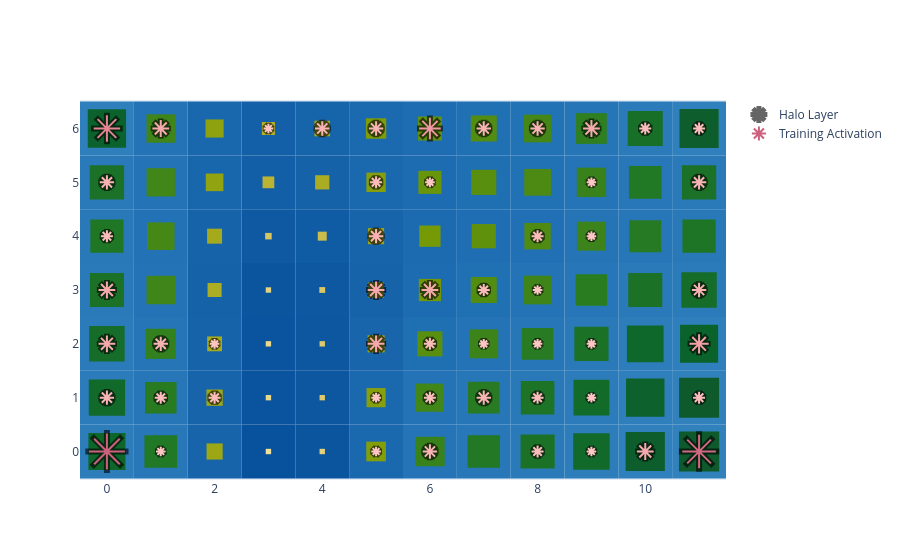

The code cell stored with this chart in its notebook:
### Code cell
basin.pond() \
    .pad_layer() \
    .petal_layer() \
    .visualize();

### Figure 1 — Plotly figure (JSON) as saved in the notebook; plotly's stock layout.template omitted (floating-point values rounded to 4 significant figures)
{"data": [{"marker": {"color": "black", "line": {"color": "black", "width": 6}, "opacity": 0.6, "size": [36.0, 9.6, 9.6, 14.4, 12.0, 9.6, 16.8, 33.6, 14.4, 12.0, 12.0, 9.6, 12.0, 14.4, 12.0, 9.6, 12.0, 16.8, 14.4, 9.6, 16.8, 12.0, 9.6, 9.6, 9.6, 19.2, 16.8, 16.8, 16.8, 12.0, 9.6, 14.4, 12.0, 14.4, 12.0, 9.6, 14.4, 12.0, 9.6, 9.6, 14.4, 26.4, 16.8, 9.6, 14.4, 14.4, 21.6, 14.4, 14.4, 16.8, 12.0, 12.0], "symbol": "asterisk"}, "mode": "markers", "name": "Halo Layer", "x": [0, 1, 5, 6, 8, 9, 10, 11, 0, 1, 2, 5, 6, 7, 8, 9, 11, 0, 1, 2, 5, 6, 7, 8, 9, 11, 0, 5, 6, 7, 8, 11, 0, 5, 8, 9, 0, 5, 6, 9, 11, 0, 1, 3, 4, 5, 6, 7, 8, 9, 10, 11], "y": [0, 0, 0, 0, 0, 0, 0, 0, 1, 1, 1, 1, 1, 1, 1, 1, 1, 2, 2, 2, 2, 2, 2, 2, 2, 2, 3, 3, 3, 3, 3, 3, 4, 4, 4, 4, 5, 5, 5, 5, 5, 6, 6, 6, 6, 6, 6, 6, 6, 6, 6, 6], "type": "scatter"}, {"marker": {"color": [12, 1, 1, 3, 2, 1, 4, 11, 3, 2, 2, 1, 2, 3, 2, 1, 2, 4, 3, 1, 4, 2, 1, 1, 1, 5, 4, 4, 4, 2, 1, 3, 2, 3, 2, 1, 3, 2, 1, 1, 3, 8, 4, 1, 3, 3, 6, 3, 3, 4, 2, 2], "colorscale": [[0.0, "rgb(255, 198, 196)"], [0.3333, "rgb(244, 163, 168)"], [0.6667, "rgb(227, 129, 145)"], [1.0, "rgb(204, 96, 125)"]], "line": {"color": [12, 1, 1, 3, 2, 1, 4, 11, 3, 2, 2, 1, 2, 3, 2, 1, 2, 4, 3, 1, 4, 2, 1, 1, 1, 5, 4, 4, 4, 2, 1, 3, 2, 3, 2, 1, 3, 2, 1, 1, 3, 8, 4, 1, 3, 3, 6, 3, 3, 4, 2, 2], "colorscale": [[0.0, "rgb(255, 198, 196)"], [0.3333, "rgb(244, 163, 168)"], [0.6667, "rgb(227, 129, 145)"], [1.0, "rgb(204, 96, 125)"]], "width": 2}, "opacity": 1, "size": [30.0, 8.0, 8.0, 12.0, 10.0, 8.0, 14.0, 28.0, 12.0, 10.0, 10.0, 8.0, 10.0, 12.0, 10.0, 8.0, 10.0, 14.0, 12.0, 8.0, 14.0, 10.0, 8.0, 8.0, 8.0, 16.0, 14.0, 14.0, 14.0, 10.0, 8.0, 12.0, 10.0, 12.0, 10.0, 8.0, 12.0, 10.0, 8.0, 8.0, 12.0, 22.0, 14.0, 8.0, 12.0, 12.0, 18.0, 12.0, 12.0, 14.0, 10.0, 10.0], "symbol": "asterisk"}, "mode": "markers", "name": "Training Activation", "x": [0, 1, 5, 6, 8, 9, 10, 11, 0, 1, 2, 5, 6, 7, 8, 9, 11, 0, 1, 2, 5, 6, 7, 8, 9, 11, 0, 5, 6, 7, 8, 11, 0, 5, 8, 9, 0, 5, 6, 9, 11, 0, 1, 3, 4, 5, 6, 7, 8, 9, 10, 11], "y": [0, 0, 0, 0, 0, 0, 0, 0, 1, 1, 1, 1, 1, 1, 1, 1, 1, 2, 2, 2, 2, 2, 2, 2, 2, 2, 3, 3, 3, 3, 3, 3, 4, 4, 4, 4, 5, 5, 5, 5, 5, 6, 6, 6, 6, 6, 6, 6, 6, 6, 6, 6], "type": "scatter"}], "layout": {"shapes": [{"fillcolor": "rgb(45, 125, 187)", "layer": "between", "line": {"width": 0}, "type": "rect", "x0": -0.5, "x1": 0.5, "xref": "x", "y0": -0.5, "y1": 0.5, "yref": "y"}, {"fillcolor": "rgb(40, 120, 185)", "layer": "between", "line": {"width": 0}, "type": "rect", "x0": 0.5, "x1": 1.5, "xref": "x", "y0": -0.5, "y1": 0.5, "yref": "y"}, {"fillcolor": "rgb(23, 100, 171)", "layer": "between", "line": {"width": 0}, "type": "rect", "x0": 1.5, "x1": 2.5, "xref": "x", "y0": -0.5, "y1": 0.5, "yref": "y"}, {"fillcolor": "rgb(8, 81, 156)", "layer": "between", "line": {"width": 0}, "type": "rect", "x0": 2.5, "x1": 3.5, "xref": "x", "y0": -0.5, "y1": 0.5, "yref": "y"}, {"fillcolor": "rgb(11, 85, 159)", "layer": "between", "line": {"width": 0}, "type": "rect", "x0": 3.5, "x1": 4.5, "xref": "x", "y0": -0.5, "y1": 0.5, "yref": "y"}, {"fillcolor": "rgb(26, 104, 174)", "layer": "between", "line": {"width": 0}, "type": "rect", "x0": 4.5, "x1": 5.5, "xref": "x", "y0": -0.5, "y1": 0.5, "yref": "y"}, {"fillcolor": "rgb(36, 116, 183)", "layer": "between", "line": {"width": 0}, "type": "rect", "x0": 5.5, "x1": 6.5, "xref": "x", "y0": -0.5, "y1": 0.5, "yref": "y"}, {"fillcolor": "rgb(40, 120, 185)", "layer": "between", "line": {"width": 0}, "type": "rect", "x0": 6.5, "x1": 7.5, "xref": "x", "y0": -0.5, "y1": 0.5, "yref": "y"}, {"fillcolor": "rgb(42, 122, 186)", "layer": "between", "line": {"width": 0}, "type": "rect", "x0": 7.5, "x1": 8.5, "xref": "x", "y0": -0.5, "y1": 0.5, "yref": "y"}, {"fillcolor": "rgb(45, 125, 187)", "layer": "between", "line": {"width": 0}, "type": "rect", "x0": 8.5, "x1": 9.5, "xref": "x", "y0": -0.5, "y1": 0.5, "yref": "y"}, {"fillcolor": "rgb(48, 128, 189)", "layer": "between", "line": {"width": 0}, "type": "rect", "x0": 9.5, "x1": 10.5, "xref": "x", "y0": -0.5, "y1": 0.5, "yref": "y"}, {"fillcolor": "rgb(49, 129, 189)", "layer": "between", "line": {"width": 0}, "type": "rect", "x0": 10.5, "x1": 11.5, "xref": "x", "y0": -0.5, "y1": 0.5, "yref": "y"}, {"fillcolor": "rgb(44, 124, 187)", "layer": "between", "line": {"width": 0}, "type": "rect", "x0": -0.5, "x1": 0.5, "xref": "x", "y0": 0.5, "y1": 1.5, "yref": "y"}, {"fillcolor": "rgb(39, 119, 184)", "layer": "between", "line": {"width": 0}, "type": "rect", "x0": 0.5, "x1": 1.5, "xref": "x", "y0": 0.5, "y1": 1.5, "yref": "y"}, {"fillcolor": "rgb(23, 100, 171)", "layer": "between", "line": {"width": 0}, "type": "rect", "x0": 1.5, "x1": 2.5, "xref": "x", "y0": 0.5, "y1": 1.5, "yref": "y"}, {"fillcolor": "rgb(10, 83, 158)", "layer": "between", "line": {"width": 0}, "type": "rect", "x0": 2.5, "x1": 3.5, "xref": "x", "y0": 0.5, "y1": 1.5, "yref": "y"}, {"fillcolor": "rgb(13, 87, 161)", "layer": "between", "line": {"width": 0}, "type": "rect", "x0": 3.5, "x1": 4.5, "xref": "x", "y0": 0.5, "y1": 1.5, "yref": "y"}, {"fillcolor": "rgb(26, 104, 174)", "layer": "between", "line": {"width": 0}, "type": "rect", "x0": 4.5, "x1": 5.5, "xref": "x", "y0": 0.5, "y1": 1.5, "yref": "y"}, {"fillcolor": "rgb(35, 115, 182)", "layer": "between", "line": {"width": 0}, "type": "rect", "x0": 5.5, "x1": 6.5, "xref": "x", "y0": 0.5, "y1": 1.5, "yref": "y"}, {"fillcolor": "rgb(39, 119, 184)", "layer": "between", "line": {"width": 0}, "type": "rect", "x0": 6.5, "x1": 7.5, "xref": "x", "y0": 0.5, "y1": 1.5, "yref": "y"}, {"fillcolor": "rgb(41, 121, 185)", "layer": "between", "line": {"width": 0}, "type": "rect", "x0": 7.5, "x1": 8.5, "xref": "x", "y0": 0.5, "y1": 1.5, "yref": "y"}, {"fillcolor": "rgb(44, 124, 187)", "layer": "between", "line": {"width": 0}, "type": "rect", "x0": 8.5, "x1": 9.5, "xref": "x", "y0": 0.5, "y1": 1.5, "yref": "y"}, {"fillcolor": "rgb(47, 127, 188)", "layer": "between", "line": {"width": 0}, "type": "rect", "x0": 9.5, "x1": 10.5, "xref": "x", "y0": 0.5, "y1": 1.5, "yref": "y"}, {"fillcolor": "rgb(49, 129, 189)", "layer": "between", "line": {"width": 0}, "type": "rect", "x0": 10.5, "x1": 11.5, "xref": "x", "y0": 0.5, "y1": 1.5, "yref": "y"}, {"fillcolor": "rgb(43, 123, 186)", "layer": "between", "line": {"width": 0}, "type": "rect", "x0": -0.5, "x1": 0.5, "xref": "x", "y0": 1.5, "y1": 2.5, "yref": "y"}, {"fillcolor": "rgb(37, 117, 183)", "layer": "between", "line": {"width": 0}, "type": "rect", "x0": 0.5, "x1": 1.5, "xref": "x", "y0": 1.5, "y1": 2.5, "yref": "y"}, {"fillcolor": "rgb(22, 99, 170)", "layer": "between", "line": {"width": 0}, "type": "rect", "x0": 1.5, "x1": 2.5, "xref": "x", "y0": 1.5, "y1": 2.5, "yref": "y"}, {"fillcolor": "rgb(10, 83, 158)", "layer": "between", "line": {"width": 0}, "type": "rect", "x0": 2.5, "x1": 3.5, "xref": "x", "y0": 1.5, "y1": 2.5, "yref": "y"}, {"fillcolor": "rgb(13, 87, 161)", "layer": "between", "line": {"width": 0}, "type": "rect", "x0": 3.5, "x1": 4.5, "xref": "x", "y0": 1.5, "y1": 2.5, "yref": "y"}, {"fillcolor": "rgb(24, 101, 172)", "layer": "between", "line": {"width": 0}, "type": "rect", "x0": 4.5, "x1": 5.5, "xref": "x", "y0": 1.5, "y1": 2.5, "yref": "y"}, {"fillcolor": "rgb(31, 111, 179)", "layer": "between", "line": {"width": 0}, "type": "rect", "x0": 5.5, "x1": 6.5, "xref": "x", "y0": 1.5, "y1": 2.5, "yref": "y"}, {"fillcolor": "rgb(35, 115, 182)", "layer": "between", "line": {"width": 0}, "type": "rect", "x0": 6.5, "x1": 7.5, "xref": "x", "y0": 1.5, "y1": 2.5, "yref": "y"}, {"fillcolor": "rgb(39, 119, 184)", "layer": "between", "line": {"width": 0}, "type": "rect", "x0": 7.5, "x1": 8.5, "xref": "x", "y0": 1.5, "y1": 2.5, "yref": "y"}, {"fillcolor": "rgb(42, 122, 186)", "layer": "between", "line": {"width": 0}, "type": "rect", "x0": 8.5, "x1": 9.5, "xref": "x", "y0": 1.5, "y1": 2.5, "yref": "y"}, {"fillcolor": "rgb(45, 125, 187)", "layer": "between", "line": {"width": 0}, "type": "rect", "x0": 9.5, "x1": 10.5, "xref": "x", "y0": 1.5, "y1": 2.5, "yref": "y"}, {"fillcolor": "rgb(47, 127, 188)", "layer": "between", "line": {"width": 0}, "type": "rect", "x0": 10.5, "x1": 11.5, "xref": "x", "y0": 1.5, "y1": 2.5, "yref": "y"}, {"fillcolor": "rgb(42, 122, 186)", "layer": "between", "line": {"width": 0}, "type": "rect", "x0": -0.5, "x1": 0.5, "xref": "x", "y0": 2.5, "y1": 3.5, "yref": "y"}, {"fillcolor": "rgb(35, 115, 182)", "layer": "between", "line": {"width": 0}, "type": "rect", "x0": 0.5, "x1": 1.5, "xref": "x", "y0": 2.5, "y1": 3.5, "yref": "y"}, {"fillcolor": "rgb(21, 98, 169)", "layer": "between", "line": {"width": 0}, "type": "rect", "x0": 1.5, "x1": 2.5, "xref": "x", "y0": 2.5, "y1": 3.5, "yref": "y"}, {"fillcolor": "rgb(11, 85, 159)", "layer": "between", "line": {"width": 0}, "type": "rect", "x0": 2.5, "x1": 3.5, "xref": "x", "y0": 2.5, "y1": 3.5, "yref": "y"}, {"fillcolor": "rgb(13, 88, 161)", "layer": "between", "line": {"width": 0}, "type": "rect", "x0": 3.5, "x1": 4.5, "xref": "x", "y0": 2.5, "y1": 3.5, "yref": "y"}, {"fillcolor": "rgb(22, 99, 170)", "layer": "between", "line": {"width": 0}, "type": "rect", "x0": 4.5, "x1": 5.5, "xref": "x", "y0": 2.5, "y1": 3.5, "yref": "y"}, {"fillcolor": "rgb(29, 107, 177)", "layer": "between", "line": {"width": 0}, "type": "rect", "x0": 5.5, "x1": 6.5, "xref": "x", "y0": 2.5, "y1": 3.5, "yref": "y"}, {"fillcolor": "rgb(32, 112, 180)", "layer": "between", "line": {"width": 0}, "type": "rect", "x0": 6.5, "x1": 7.5, "xref": "x", "y0": 2.5, "y1": 3.5, "yref": "y"}, {"fillcolor": "rgb(35, 115, 182)", "layer": "between", "line": {"width": 0}, "type": "rect", "x0": 7.5, "x1": 8.5, "xref": "x", "y0": 2.5, "y1": 3.5, "yref": "y"}, {"fillcolor": "rgb(38, 118, 184)", "layer": "between", "line": {"width": 0}, "type": "rect", "x0": 8.5, "x1": 9.5, "xref": "x", "y0": 2.5, "y1": 3.5, "yref": "y"}, {"fillcolor": "rgb(42, 122, 186)", "layer": "between", "line": {"width": 0}, "type": "rect", "x0": 9.5, "x1": 10.5, "xref": "x", "y0": 2.5, "y1": 3.5, "yref": "y"}, {"fillcolor": "rgb(43, 123, 186)", "layer": "between", "line": {"width": 0}, "type": "rect", "x0": 10.5, "x1": 11.5, "xref": "x", "y0": 2.5, "y1": 3.5, "yref": "y"}, {"fillcolor": "rgb(41, 121, 185)", "layer": "between", "line": {"width": 0}, "type": "rect", "x0": -0.5, "x1": 0.5, "xref": "x", "y0": 3.5, "y1": 4.5, "yref": "y"}, {"fillcolor": "rgb(34, 114, 181)", "layer": "between", "line": {"width": 0}, "type": "rect", "x0": 0.5, "x1": 1.5, "xref": "x", "y0": 3.5, "y1": 4.5, "yref": "y"}, {"fillcolor": "rgb(22, 99, 170)", "layer": "between", "line": {"width": 0}, "type": "rect", "x0": 1.5, "x1": 2.5, "xref": "x", "y0": 3.5, "y1": 4.5, "yref": "y"}, {"fillcolor": "rgb(14, 89, 162)", "layer": "between", "line": {"width": 0}, "type": "rect", "x0": 2.5, "x1": 3.5, "xref": "x", "y0": 3.5, "y1": 4.5, "yref": "y"}, {"fillcolor": "rgb(16, 92, 164)", "layer": "between", "line": {"width": 0}, "type": "rect", "x0": 3.5, "x1": 4.5, "xref": "x", "y0": 3.5, "y1": 4.5, "yref": "y"}, {"fillcolor": "rgb(23, 100, 171)", "layer": "between", "line": {"width": 0}, "type": "rect", "x0": 4.5, "x1": 5.5, "xref": "x", "y0": 3.5, "y1": 4.5, "yref": "y"}, {"fillcolor": "rgb(28, 106, 176)", "layer": "between", "line": {"width": 0}, "type": "rect", "x0": 5.5, "x1": 6.5, "xref": "x", "y0": 3.5, "y1": 4.5, "yref": "y"}, {"fillcolor": "rgb(31, 110, 179)", "layer": "between", "line": {"width": 0}, "type": "rect", "x0": 6.5, "x1": 7.5, "xref": "x", "y0": 3.5, "y1": 4.5, "yref": "y"}, {"fillcolor": "rgb(33, 112, 181)", "layer": "between", "line": {"width": 0}, "type": "rect", "x0": 7.5, "x1": 8.5, "xref": "x", "y0": 3.5, "y1": 4.5, "yref": "y"}, {"fillcolor": "rgb(36, 116, 182)", "layer": "between", "line": {"width": 0}, "type": "rect", "x0": 8.5, "x1": 9.5, "xref": "x", "y0": 3.5, "y1": 4.5, "yref": "y"}, {"fillcolor": "rgb(39, 119, 184)", "layer": "between", "line": {"width": 0}, "type": "rect", "x0": 9.5, "x1": 10.5, "xref": "x", "y0": 3.5, "y1": 4.5, "yref": "y"}, {"fillcolor": "rgb(41, 121, 185)", "layer": "between", "line": {"width": 0}, "type": "rect", "x0": 10.5, "x1": 11.5, "xref": "x", "y0": 3.5, "y1": 4.5, "yref": "y"}, {"fillcolor": "rgb(42, 122, 186)", "layer": "between", "line": {"width": 0}, "type": "rect", "x0": -0.5, "x1": 0.5, "xref": "x", "y0": 4.5, "y1": 5.5, "yref": "y"}, {"fillcolor": "rgb(35, 115, 182)", "layer": "between", "line": {"width": 0}, "type": "rect", "x0": 0.5, "x1": 1.5, "xref": "x", "y0": 4.5, "y1": 5.5, "yref": "y"}, {"fillcolor": "rgb(24, 102, 172)", "layer": "between", "line": {"width": 0}, "type": "rect", "x0": 1.5, "x1": 2.5, "xref": "x", "y0": 4.5, "y1": 5.5, "yref": "y"}, {"fillcolor": "rgb(19, 95, 167)", "layer": "between", "line": {"width": 0}, "type": "rect", "x0": 2.5, "x1": 3.5, "xref": "x", "y0": 4.5, "y1": 5.5, "yref": "y"}, {"fillcolor": "rgb(21, 98, 169)", "layer": "between", "line": {"width": 0}, "type": "rect", "x0": 3.5, "x1": 4.5, "xref": "x", "y0": 4.5, "y1": 5.5, "yref": "y"}, {"fillcolor": "rgb(26, 104, 174)", "layer": "between", "line": {"width": 0}, "type": "rect", "x0": 4.5, "x1": 5.5, "xref": "x", "y0": 4.5, "y1": 5.5, "yref": "y"}, {"fillcolor": "rgb(29, 108, 177)", "layer": "between", "line": {"width": 0}, "type": "rect", "x0": 5.5, "x1": 6.5, "xref": "x", "y0": 4.5, "y1": 5.5, "yref": "y"}, {"fillcolor": "rgb(31, 111, 179)", "layer": "between", "line": {"width": 0}, "type": "rect", "x0": 6.5, "x1": 7.5, "xref": "x", "y0": 4.5, "y1": 5.5, "yref": "y"}, {"fillcolor": "rgb(33, 113, 181)", "layer": "between", "line": {"width": 0}, "type": "rect", "x0": 7.5, "x1": 8.5, "xref": "x", "y0": 4.5, "y1": 5.5, "yref": "y"}, {"fillcolor": "rgb(36, 116, 183)", "layer": "between", "line": {"width": 0}, "type": "rect", "x0": 8.5, "x1": 9.5, "xref": "x", "y0": 4.5, "y1": 5.5, "yref": "y"}, {"fillcolor": "rgb(40, 120, 185)", "layer": "between", "line": {"width": 0}, "type": "rect", "x0": 9.5, "x1": 10.5, "xref": "x", "y0": 4.5, "y1": 5.5, "yref": "y"}, {"fillcolor": "rgb(42, 122, 186)", "layer": "between", "line": {"width": 0}, "type": "rect", "x0": 10.5, "x1": 11.5, "xref": "x", "y0": 4.5, "y1": 5.5, "yref": "y"}, {"fillcolor": "rgb(47, 127, 188)", "layer": "between", "line": {"width": 0}, "type": "rect", "x0": -0.5, "x1": 0.5, "xref": "x", "y0": 5.5, "y1": 6.5, "yref": "y"}, {"fillcolor": "rgb(35, 115, 182)", "layer": "between", "line": {"width": 0}, "type": "rect", "x0": 0.5, "x1": 1.5, "xref": "x", "y0": 5.5, "y1": 6.5, "yref": "y"}, {"fillcolor": "rgb(25, 103, 173)", "layer": "between", "line": {"width": 0}, "type": "rect", "x0": 1.5, "x1": 2.5, "xref": "x", "y0": 5.5, "y1": 6.5, "yref": "y"}, {"fillcolor": "rgb(20, 96, 168)", "layer": "between", "line": {"width": 0}, "type": "rect", "x0": 2.5, "x1": 3.5, "xref": "x", "y0": 5.5, "y1": 6.5, "yref": "y"}, {"fillcolor": "rgb(22, 100, 170)", "layer": "between", "line": {"width": 0}, "type": "rect", "x0": 3.5, "x1": 4.5, "xref": "x", "y0": 5.5, "y1": 6.5, "yref": "y"}, {"fillcolor": "rgb(27, 105, 175)", "layer": "between", "line": {"width": 0}, "type": "rect", "x0": 4.5, "x1": 5.5, "xref": "x", "y0": 5.5, "y1": 6.5, "yref": "y"}, {"fillcolor": "rgb(30, 109, 178)", "layer": "between", "line": {"width": 0}, "type": "rect", "x0": 5.5, "x1": 6.5, "xref": "x", "y0": 5.5, "y1": 6.5, "yref": "y"}, {"fillcolor": "rgb(32, 112, 180)", "layer": "between", "line": {"width": 0}, "type": "rect", "x0": 6.5, "x1": 7.5, "xref": "x", "y0": 5.5, "y1": 6.5, "yref": "y"}, {"fillcolor": "rgb(34, 114, 182)", "layer": "between", "line": {"width": 0}, "type": "rect", "x0": 7.5, "x1": 8.5, "xref": "x", "y0": 5.5, "y1": 6.5, "yref": "y"}, {"fillcolor": "rgb(38, 118, 183)", "layer": "between", "line": {"width": 0}, "type": "rect", "x0": 8.5, "x1": 9.5, "xref": "x", "y0": 5.5, "y1": 6.5, "yref": "y"}, {"fillcolor": "rgb(43, 123, 186)", "layer": "between", "line": {"width": 0}, "type": "rect", "x0": 9.5, "x1": 10.5, "xref": "x", "y0": 5.5, "y1": 6.5, "yref": "y"}, {"fillcolor": "rgb(48, 128, 189)", "layer": "between", "line": {"width": 0}, "type": "rect", "x0": 10.5, "x1": 11.5, "xref": "x", "y0": 5.5, "y1": 6.5, "yref": "y"}, {"fillcolor": "rgb(14, 102, 43)", "layer": "between", "line": {"width": 0}, "type": "rect", "x0": -0.3445, "x1": 0.3445, "xref": "x", "y0": -0.3445, "y1": 0.3445, "yref": "y"}, {"fillcolor": "rgb(33, 120, 37)", "layer": "between", "line": {"width": 0}, "type": "rect", "x0": 0.6966, "x1": 1.303, "xref": "x", "y0": -0.3034, "y1": 0.3034, "yref": "y"}, {"fillcolor": "rgb(157, 167, 21)", "layer": "between", "line": {"width": 0}, "type": "rect", "x0": 1.85, "x1": 2.15, "xref": "x", "y0": -0.15, "y1": 0.15, "yref": "y"}, {"fillcolor": "rgb(239, 225, 156)", "layer": "between", "line": {"width": 0}, "type": "rect", "x0": 2.95, "x1": 3.05, "xref": "x", "y0": -0.05, "y1": 0.05, "yref": "y"}, {"fillcolor": "rgb(227, 209, 123)", "layer": "between", "line": {"width": 0}, "type": "rect", "x0": 3.95, "x1": 4.05, "xref": "x", "y0": -0.05, "y1": 0.05, "yref": "y"}, {"fillcolor": "rgb(130, 158, 11)", "layer": "between", "line": {"width": 0}, "type": "rect", "x0": 4.817, "x1": 5.183, "xref": "x", "y0": -0.1827, "y1": 0.1827, "yref": "y"}, {"fillcolor": "rgb(56, 130, 28)", "layer": "between", "line": {"width": 0}, "type": "rect", "x0": 5.726, "x1": 6.274, "xref": "x", "y0": -0.2735, "y1": 0.2735, "yref": "y"}, {"fillcolor": "rgb(34, 120, 36)", "layer": "between", "line": {"width": 0}, "type": "rect", "x0": 6.698, "x1": 7.302, "xref": "x", "y0": -0.3021, "y1": 0.3021, "yref": "y"}, {"fillcolor": "rgb(27, 114, 39)", "layer": "between", "line": {"width": 0}, "type": "rect", "x0": 7.683, "x1": 8.317, "xref": "x", "y0": -0.3172, "y1": 0.3172, "yref": "y"}, {"fillcolor": "rgb(17, 105, 42)", "layer": "between", "line": {"width": 0}, "type": "rect", "x0": 8.662, "x1": 9.338, "xref": "x", "y0": -0.3384, "y1": 0.3384, "yref": "y"}, {"fillcolor": "rgb(13, 94, 44)", "layer": "between", "line": {"width": 0}, "type": "rect", "x0": 9.636, "x1": 10.36, "xref": "x", "y0": -0.3644, "y1": 0.3644, "yref": "y"}, {"fillcolor": "rgb(14, 90, 44)", "layer": "between", "line": {"width": 0}, "type": "rect", "x0": 10.63, "x1": 11.37, "xref": "x", "y0": -0.3737, "y1": 0.3737, "yref": "y"}, {"fillcolor": "rgb(17, 105, 42)", "layer": "between", "line": {"width": 0}, "type": "rect", "x0": -0.337, "x1": 0.337, "xref": "x", "y0": 0.663, "y1": 1.337, "yref": "y"}, {"fillcolor": "rgb(41, 123, 34)", "layer": "between", "line": {"width": 0}, "type": "rect", "x0": 0.7071, "x1": 1.293, "xref": "x", "y0": 0.7071, "y1": 1.293, "yref": "y"}, {"fillcolor": "rgb(156, 167, 21)", "layer": "between", "line": {"width": 0}, "type": "rect", "x0": 1.849, "x1": 2.151, "xref": "x", "y0": 0.8487, "y1": 1.151, "yref": "y"}, {"fillcolor": "rgb(233, 217, 140)", "layer": "between", "line": {"width": 0}, "type": "rect", "x0": 2.95, "x1": 3.05, "xref": "x", "y0": 0.95, "y1": 1.05, "yref": "y"}, {"fillcolor": "rgb(222, 202, 109)", "layer": "between", "line": {"width": 0}, "type": "rect", "x0": 3.95, "x1": 4.05, "xref": "x", "y0": 0.95, "y1": 1.05, "yref": "y"}, {"fillcolor": "rgb(134, 159, 12)", "layer": "between", "line": {"width": 0}, "type": "rect", "x0": 4.822, "x1": 5.178, "xref": "x", "y0": 0.8219, "y1": 1.178, "yref": "y"}, {"fillcolor": "rgb(65, 134, 24)", "layer": "between", "line": {"width": 0}, "type": "rect", "x0": 5.738, "x1": 6.262, "xref": "x", "y0": 0.738, "y1": 1.262, "yref": "y"}, {"fillcolor": "rgb(40, 123, 34)", "layer": "between", "line": {"width": 0}, "type": "rect", "x0": 6.706, "x1": 7.294, "xref": "x", "y0": 0.7065, "y1": 1.294, "yref": "y"}, {"fillcolor": "rgb(29, 116, 38)", "layer": "between", "line": {"width": 0}, "type": "rect", "x0": 7.688, "x1": 8.312, "xref": "x", "y0": 0.6882, "y1": 1.312, "yref": "y"}, {"fillcolor": "rgb(19, 107, 41)", "layer": "between", "line": {"width": 0}, "type": "rect", "x0": 8.667, "x1": 9.333, "xref": "x", "y0": 0.6669, "y1": 1.333, "yref": "y"}, {"fillcolor": "rgb(12, 97, 44)", "layer": "between", "line": {"width": 0}, "type": "rect", "x0": 9.643, "x1": 10.36, "xref": "x", "y0": 0.6433, "y1": 1.357, "yref": "y"}, {"fillcolor": "rgb(14, 90, 44)", "layer": "between", "line": {"width": 0}, "type": "rect", "x0": 10.63, "x1": 11.37, "xref": "x", "y0": 0.6282, "y1": 1.372, "yref": "y"}, {"fillcolor": "rgb(21, 109, 41)", "layer": "between", "line": {"width": 0}, "type": "rect", "x0": -0.3293, "x1": 0.3293, "xref": "x", "y0": 1.671, "y1": 2.329, "yref": "y"}, {"fillcolor": "rgb(51, 128, 30)", "layer": "between", "line": {"width": 0}, "type": "rect", "x0": 0.72, "x1": 1.28, "xref": "x", "y0": 1.72, "y1": 2.28, "yref": "y"}, {"fillcolor": "rgb(166, 171, 30)", "layer": "between", "line": {"width": 0}, "type": "rect", "x0": 1.862, "x1": 2.138, "xref": "x", "y0": 1.862, "y1": 2.138, "yref": "y"}, {"fillcolor": "rgb(233, 217, 139)", "layer": "between", "line": {"width": 0}, "type": "rect", "x0": 2.95, "x1": 3.05, "xref": "x", "y0": 1.95, "y1": 2.05, "yref": "y"}, {"fillcolor": "rgb(222, 202, 109)", "layer": "between", "line": {"width": 0}, "type": "rect", "x0": 3.95, "x1": 4.05, "xref": "x", "y0": 1.95, "y1": 2.05, "yref": "y"}, {"fillcolor": "rgb(150, 165, 18)", "layer": "between", "line": {"width": 0}, "type": "rect", "x0": 4.842, "x1": 5.158, "xref": "x", "y0": 1.842, "y1": 2.158, "yref": "y"}, {"fillcolor": "rgb(89, 143, 15)", "layer": "between", "line": {"width": 0}, "type": "rect", "x0": 5.767, "x1": 6.233, "xref": "x", "y0": 1.767, "y1": 2.233, "yref": "y"}, {"fillcolor": "rgb(60, 132, 26)", "layer": "between", "line": {"width": 0}, "type": "rect", "x0": 6.731, "x1": 7.269, "xref": "x", "y0": 1.731, "y1": 2.269, "yref": "y"}, {"fillcolor": "rgb(40, 123, 34)", "layer": "between", "line": {"width": 0}, "type": "rect", "x0": 7.707, "x1": 8.293, "xref": "x", "y0": 1.707, "y1": 2.293, "yref": "y"}, {"fillcolor": "rgb(27, 114, 39)", "layer": "between", "line": {"width": 0}, "type": "rect", "x0": 8.682, "x1": 9.318, "xref": "x", "y0": 1.682, "y1": 2.318, "yref": "y"}, {"fillcolor": "rgb(15, 104, 43)", "layer": "between", "line": {"width": 0}, "type": "rect", "x0": 9.659, "x1": 10.34, "xref": "x", "y0": 1.659, "y1": 2.341, "yref": "y"}, {"fillcolor": "rgb(11, 99, 44)", "layer": "between", "line": {"width": 0}, "type": "rect", "x0": 10.65, "x1": 11.35, "xref": "x", "y0": 1.647, "y1": 2.353, "yref": "y"}, {"fillcolor": "rgb(27, 114, 39)", "layer": "between", "line": {"width": 0}, "type": "rect", "x0": -0.3164, "x1": 0.3164, "xref": "x", "y0": 2.684, "y1": 3.316, "yref": "y"}, {"fillcolor": "rgb(63, 133, 25)", "layer": "between", "line": {"width": 0}, "type": "rect", "x0": 0.7355, "x1": 1.265, "xref": "x", "y0": 2.735, "y1": 3.265, "yref": "y"}, {"fillcolor": "rgb(171, 173, 36)", "layer": "between", "line": {"width": 0}, "type": "rect", "x0": 1.869, "x1": 2.131, "xref": "x", "y0": 2.869, "y1": 3.131, "yref": "y"}, {"fillcolor": "rgb(229, 211, 128)", "layer": "between", "line": {"width": 0}, "type": "rect", "x0": 2.95, "x1": 3.05, "xref": "x", "y0": 2.95, "y1": 3.05, "yref": "y"}, {"fillcolor": "rgb(219, 199, 102)", "layer": "between", "line": {"width": 0}, "type": "rect", "x0": 3.946, "x1": 4.054, "xref": "x", "y0": 2.946, "y1": 3.054, "yref": "y"}, {"fillcolor": "rgb(162, 169, 26)", "layer": "between", "line": {"width": 0}, "type": "rect", "x0": 4.857, "x1": 5.143, "xref": "x", "y0": 2.857, "y1": 3.143, "yref": "y"}, {"fillcolor": "rgb(111, 151, 7)", "layer": "between", "line": {"width": 0}, "type": "rect", "x0": 5.793, "x1": 6.207, "xref": "x", "y0": 2.793, "y1": 3.207, "yref": "y"}, {"fillcolor": "rgb(82, 141, 17)", "layer": "between", "line": {"width": 0}, "type": "rect", "x0": 6.759, "x1": 7.241, "xref": "x", "y0": 2.759, "y1": 3.241, "yref": "y"}, {"fillcolor": "rgb(62, 132, 25)", "layer": "between", "line": {"width": 0}, "type": "rect", "x0": 7.733, "x1": 8.267, "xref": "x", "y0": 2.733, "y1": 3.267, "yref": "y"}, {"fillcolor": "rgb(42, 124, 33)", "layer": "between", "line": {"width": 0}, "type": "rect", "x0": 8.708, "x1": 9.292, "xref": "x", "y0": 2.708, "y1": 3.292, "yref": "y"}, {"fillcolor": "rgb(27, 114, 39)", "layer": "between", "line": {"width": 0}, "type": "rect", "x0": 9.683, "x1": 10.32, "xref": "x", "y0": 2.683, "y1": 3.317, "yref": "y"}, {"fillcolor": "rgb(21, 109, 41)", "layer": "between", "line": {"width": 0}, "type": "rect", "x0": 10.67, "x1": 11.33, "xref": "x", "y0": 2.672, "y1": 3.328, "yref": "y"}, {"fillcolor": "rgb(31, 118, 37)", "layer": "between", "line": {"width": 0}, "type": "rect", "x0": -0.3083, "x1": 0.3083, "xref": "x", "y0": 3.692, "y1": 4.308, "yref": "y"}, {"fillcolor": "rgb(70, 136, 22)", "layer": "between", "line": {"width": 0}, "type": "rect", "x0": 0.744, "x1": 1.256, "xref": "x", "y0": 3.744, "y1": 4.256, "yref": "y"}, {"fillcolor": "rgb(165, 170, 29)", "layer": "between", "line": {"width": 0}, "type": "rect", "x0": 1.861, "x1": 2.139, "xref": "x", "y0": 3.861, "y1": 4.139, "yref": "y"}, {"fillcolor": "rgb(215, 197, 96)", "layer": "between", "line": {"width": 0}, "type": "rect", "x0": 2.939, "x1": 3.061, "xref": "x", "y0": 3.939, "y1": 4.061, "yref": "y"}, {"fillcolor": "rgb(203, 188, 75)", "layer": "between", "line": {"width": 0}, "type": "rect", "x0": 3.917, "x1": 4.083, "xref": "x", "y0": 3.917, "y1": 4.083, "yref": "y"}, {"fillcolor": "rgb(157, 167, 21)", "layer": "between", "line": {"width": 0}, "type": "rect", "x0": 4.851, "x1": 5.149, "xref": "x", "y0": 3.851, "y1": 4.149, "yref": "y"}, {"fillcolor": "rgb(118, 154, 6)", "layer": "between", "line": {"width": 0}, "type": "rect", "x0": 5.802, "x1": 6.198, "xref": "x", "y0": 3.802, "y1": 4.198, "yref": "y"}, {"fillcolor": "rgb(95, 145, 13)", "layer": "between", "line": {"width": 0}, "type": "rect", "x0": 6.775, "x1": 7.225, "xref": "x", "y0": 3.775, "y1": 4.225, "yref": "y"}, {"fillcolor": "rgb(79, 139, 19)", "layer": "between", "line": {"width": 0}, "type": "rect", "x0": 7.754, "x1": 8.246, "xref": "x", "y0": 3.754, "y1": 4.246, "yref": "y"}, {"fillcolor": "rgb(59, 131, 26)", "layer": "between", "line": {"width": 0}, "type": "rect", "x0": 8.731, "x1": 9.269, "xref": "x", "y0": 3.731, "y1": 4.269, "yref": "y"}, {"fillcolor": "rgb(38, 122, 35)", "layer": "between", "line": {"width": 0}, "type": "rect", "x0": 9.703, "x1": 10.3, "xref": "x", "y0": 3.703, "y1": 4.297, "yref": "y"}, {"fillcolor": "rgb(30, 117, 38)", "layer": "between", "line": {"width": 0}, "type": "rect", "x0": 10.69, "x1": 11.31, "xref": "x", "y0": 3.691, "y1": 4.309, "yref": "y"}, {"fillcolor": "rgb(26, 113, 39)", "layer": "between", "line": {"width": 0}, "type": "rect", "x0": -0.3195, "x1": 0.3195, "xref": "x", "y0": 4.681, "y1": 5.319, "yref": "y"}, {"fillcolor": "rgb(65, 134, 24)", "layer": "between", "line": {"width": 0}, "type": "rect", "x0": 0.737, "x1": 1.263, "xref": "x", "y0": 4.737, "y1": 5.263, "yref": "y"}, {"fillcolor": "rgb(146, 163, 17)", "layer": "between", "line": {"width": 0}, "type": "rect", "x0": 1.836, "x1": 2.164, "xref": "x", "y0": 4.836, "y1": 5.164, "yref": "y"}, {"fillcolor": "rgb(187, 179, 52)", "layer": "between", "line": {"width": 0}, "type": "rect", "x0": 2.891, "x1": 3.109, "xref": "x", "y0": 4.891, "y1": 5.109, "yref": "y"}, {"fillcolor": "rgb(170, 172, 35)", "layer": "between", "line": {"width": 0}, "type": "rect", "x0": 3.868, "x1": 4.132, "xref": "x", "y0": 4.868, "y1": 5.132, "yref": "y"}, {"fillcolor": "rgb(132, 159, 11)", "layer": "between", "line": {"width": 0}, "type": "rect", "x0": 4.82, "x1": 5.18, "xref": "x", "y0": 4.82, "y1": 5.18, "yref": "y"}, {"fillcolor": "rgb(104, 149, 9)", "layer": "between", "line": {"width": 0}, "type": "rect", "x0": 5.786, "x1": 6.214, "xref": "x", "y0": 4.786, "y1": 5.214, "yref": "y"}, {"fillcolor": "rgb(89, 143, 15)", "layer": "between", "line": {"width": 0}, "type": "rect", "x0": 6.767, "x1": 7.233, "xref": "x", "y0": 4.767, "y1": 5.233, "yref": "y"}, {"fillcolor": "rgb(76, 138, 20)", "layer": "between", "line": {"width": 0}, "type": "rect", "x0": 7.752, "x1": 8.248, "xref": "x", "y0": 4.752, "y1": 5.248, "yref": "y"}, {"fillcolor": "rgb(57, 130, 27)", "layer": "between", "line": {"width": 0}, "type": "rect", "x0": 8.728, "x1": 9.272, "xref": "x", "y0": 4.728, "y1": 5.272, "yref": "y"}, {"fillcolor": "rgb(33, 120, 37)", "layer": "between", "line": {"width": 0}, "type": "rect", "x0": 9.697, "x1": 10.3, "xref": "x", "y0": 4.697, "y1": 5.303, "yref": "y"}, {"fillcolor": "rgb(26, 113, 39)", "layer": "between", "line": {"width": 0}, "type": "rect", "x0": 10.68, "x1": 11.32, "xref": "x", "y0": 4.681, "y1": 5.319, "yref": "y"}, {"fillcolor": "rgb(12, 98, 44)", "layer": "between", "line": {"width": 0}, "type": "rect", "x0": -0.3556, "x1": 0.3556, "xref": "x", "y0": 5.644, "y1": 6.356, "yref": "y"}, {"fillcolor": "rgb(64, 133, 25)", "layer": "between", "line": {"width": 0}, "type": "rect", "x0": 0.7358, "x1": 1.264, "xref": "x", "y0": 5.736, "y1": 6.264, "yref": "y"}, {"fillcolor": "rgb(142, 162, 15)", "layer": "between", "line": {"width": 0}, "type": "rect", "x0": 1.832, "x1": 2.168, "xref": "x", "y0": 5.832, "y1": 6.168, "yref": "y"}, {"fillcolor": "rgb(178, 176, 43)", "layer": "between", "line": {"width": 0}, "type": "rect", "x0": 2.879, "x1": 3.121, "xref": "x", "y0": 5.879, "y1": 6.121, "yref": "y"}, {"fillcolor": "rgb(161, 169, 25)", "layer": "between", "line": {"width": 0}, "type": "rect", "x0": 3.855, "x1": 4.145, "xref": "x", "y0": 5.855, "y1": 6.145, "yref": "y"}, {"fillcolor": "rgb(125, 156, 8)", "layer": "between", "line": {"width": 0}, "type": "rect", "x0": 4.811, "x1": 5.189, "xref": "x", "y0": 5.811, "y1": 6.189, "yref": "y"}, {"fillcolor": "rgb(98, 146, 12)", "layer": "between", "line": {"width": 0}, "type": "rect", "x0": 5.778, "x1": 6.222, "xref": "x", "y0": 5.778, "y1": 6.222, "yref": "y"}, {"fillcolor": "rgb(82, 140, 18)", "layer": "between", "line": {"width": 0}, "type": "rect", "x0": 6.758, "x1": 7.242, "xref": "x", "y0": 5.758, "y1": 6.242, "yref": "y"}, {"fillcolor": "rgb(69, 135, 22)", "layer": "between", "line": {"width": 0}, "type": "rect", "x0": 7.742, "x1": 8.258, "xref": "x", "y0": 5.742, "y1": 6.258, "yref": "y"}, {"fillcolor": "rgb(47, 126, 31)", "layer": "between", "line": {"width": 0}, "type": "rect", "x0": 8.715, "x1": 9.285, "xref": "x", "y0": 5.715, "y1": 6.285, "yref": "y"}, {"fillcolor": "rgb(23, 111, 40)", "layer": "between", "line": {"width": 0}, "type": "rect", "x0": 9.675, "x1": 10.32, "xref": "x", "y0": 5.675, "y1": 6.325, "yref": "y"}, {"fillcolor": "rgb(13, 94, 44)", "layer": "between", "line": {"width": 0}, "type": "rect", "x0": 10.64, "x1": 11.36, "xref": "x", "y0": 5.636, "y1": 6.364, "yref": "y"}], "xaxis": {"range": [-0.5, 11.5], "scaleanchor": "y", "constrain": "domain", "zeroline": false, "showgrid": false}, "yaxis": {"range": [-0.5, 6.5], "zeroline": false, "showgrid": false}, "autosize": true, "showlegend": true}}
